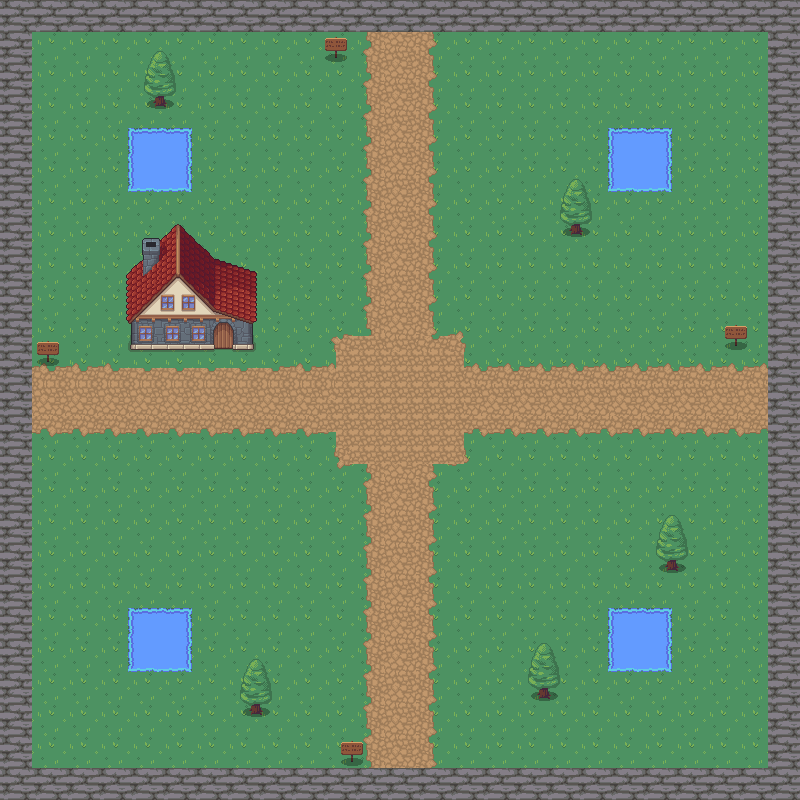

Tiled map render using the project's own tile images. Description and the map definition, with tile-layer contents summarised, below:
An orthogonal 50x50 tile map with 16x16 px tiles, 3 tile layers (background, roads, walls), 2 tilesets and 16 objects (13x collision, player, enter_house, enter_house_exit).

<map version="1.10" tiledversion="1.12.2" orientation="orthogonal" renderorder="right-down" width="50" height="50" tilewidth="16" tileheight="16" infinite="0" nextlayerid="6" nextobjectid="17">
 <tileset firstgid="1" source="nature.tsx" />
 <tileset firstgid="721" source="house.tsx" />
 <layer id="1" name="background" width="50" height="50">
  <data>[2500 cells, 2500 non-empty, 4 distinct tile ids]</data>
 </layer>
 <layer id="3" name="roads" width="50" height="50">
  <data>[2500 cells, 734 non-empty, 151 distinct tile ids]</data>
 </layer>
 <layer id="4" name="walls" width="50" height="50">
  <data>[2500 cells, 440 non-empty, 16 distinct tile ids]</data>
 </layer>
 <objectgroup id="5" name="Objects">
  <object id="1" type="collision" x="1.33333" y="0" width="798.667" height="29.3333" />
  <object id="2" type="collision" x="769.333" y="30.6667" width="33.3333" height="773.333" />
  <object id="3" type="collision" x="0" y="769.333" width="770.667" height="32" />
  <object id="4" type="collision" x="0" y="29.3333" width="30.6667" height="740" />
  <object id="5" type="collision" x="560" y="212" width="29.3333" height="22.6667" />
  <object id="6" type="collision" x="141.333" y="89.3333" width="26.6667" height="16" />
  <object id="7" type="collision" x="240" y="690.667" width="32" height="28" />
  <object id="8" type="collision" x="526.667" y="680" width="30.6667" height="18.6667" />
  <object id="9" type="collision" x="649.333" y="548" width="41.3333" height="21.3333" />
  <object id="10" type="collision" x="132" y="610.667" width="56" height="57.3333" />
  <object id="11" type="collision" x="128" y="130.667" width="64" height="57.3333" />
  <object id="12" type="collision" x="608" y="132" width="65.3333" height="61.3333" />
  <object id="13" type="collision" x="610.667" y="612" width="57.3333" height="56" />
  <object id="14" name="player" x="398.667" y="401.333">
   <point />
  </object>
  <object id="15" name="enter_house" x="212.667" y="320.667" width="22" height="37.3333" />
  <object id="16" name="enter_house_exit" x="223.333" y="384.667">
   <point />
  </object>
 </objectgroup>
</map>
